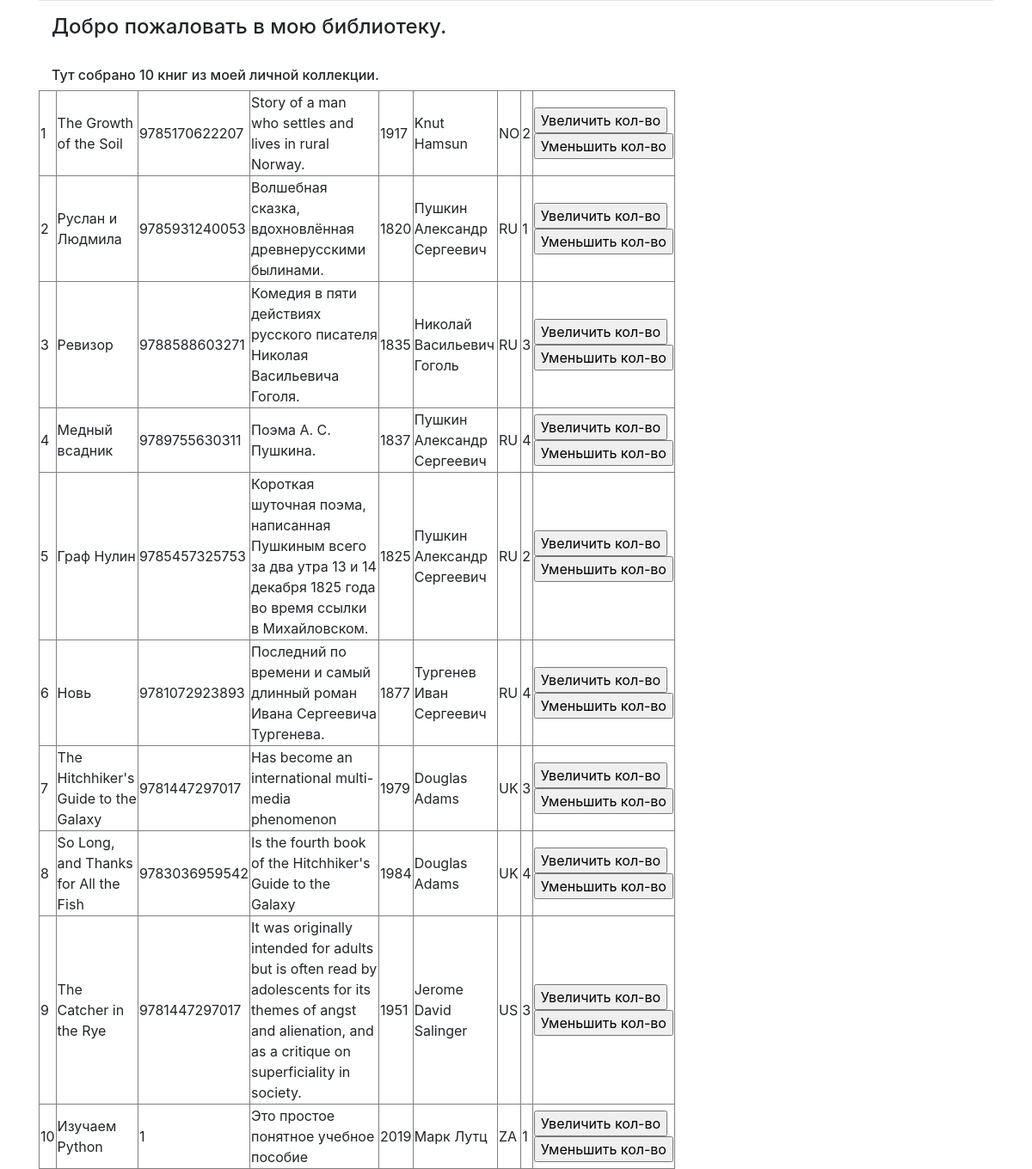
The app's page /index/ with its own data.
### p_library/models.py (models this page shows, shortened)
class Book(models.Model):
    ISBN = models.CharField(max_length=13)
    title = models.TextField()
    description = models.TextField()
    year_release = models.SmallIntegerField()
    author = models.ForeignKey(Author, on_delete=models.CASCADE, related_name="autor_books")
    copy_count = models.SmallIntegerField(default=1)
    price = models.DecimalField( default=0, max_digits=19, decimal_places=2)
    pub = models.ForeignKey(PublishingHouse, on_delete=models.CASCADE, related_name="pub_books", null=True)

class Author(models.Model):
    full_name = models.TextField()
    birth_year = models.SmallIntegerField()
    country = models.CharField(max_length=2)

### p_library/views.py (the view)
# urls.py: path('index/', views.index),
def index(request):
    template = loader.get_template('index.html')
    books = Book.objects.all()
    biblio_data = {"title": "мою библиотеку",
                   "books":books,
                    }
    return HttpResponse(template.render(biblio_data, request))

### p_library/templates/index.html (shortened to what this page needs)
<!DOCTYPE html>
<html lang="en">
<head>
    {% extends 'base.html' %}
{% load crispy_forms_tags %}
{% block content %}
<div class="col-6">
    <h4>Добро пожаловать в {{ title }}.</h4>
    <br>
    <h6>Тут собрано {{ books|length }} книг из моей личной коллекции.</h6>
</div>
<table border="1" class="col-8">
    {% for book in books %}
    <tr>
        <td>{{ book.id }}</td>
        <td>{{ book.title }}</td>
        <td>{{ book.ISBN }}</td>
        <td>{{ book.description }}</td>
        <td>{{ book.year_release }}</td>
        <td>{{ book.author.full_name }}</td>
        <td>{{ book.author.country }}</td>
        <td>{{ book.copy_count }}</td>
        <td>
                <form action="/index/book_increment/" method="post" enctype="multipart/form-data">
                    <input type="submit" value="Увеличить кол-во" />
                </form>
                <form action="/index/book_decrement/" method="post" enctype="multipart/form-data">
                    <input type="submit" value="Уменьшить кол-во" />
                </form>
        </td>
    </tr>
    {% endfor %}
</table>
{% endblock %}

### p_library/templates/base.html (shortened to what this page needs)
<!DOCTYPE html>
<html lang="en">
  <head>
    <link rel="stylesheet" href="https://stackpath.bootstrapcdn.com/bootstrap/4.5.2/css/bootstrap.min.css">
  </head>
  <body>
    <div class="container">
      <div class="row justify-content-center">
        <div class="col-12">
 {% block content %}
 {% endblock %}
        </div>
      </div>
    </div>
  </body>
</html>

### records on screen
Book: id "1", title "The Growth of the Soil", ISBN "9785170622207", description "Story of a man who settles and lives in rural Norway.", year_release "1917", author.full_name "Knut Hamsun", author.country "NO", copy_count "2"
Book: id "2", title "Руслан и Людмила", ISBN "9785931240053", description "Волшебная сказка, вдохновлённая древнерусскими былинами.", year_release "1820", author.full_name "Пушкин Александр Сергеевич", author.country "RU", copy_count "1"
Book: id "3", title "Ревизор", ISBN "9788588603271", description "Комедия в пяти действиях русского писателя Николая Васильевича Гоголя.", year_release "1835", author.full_name "Николай Васильевич Гоголь", author.country "RU", copy_count "3"
Book: id "4", title "Медный всадник", ISBN "9789755630311", description "Поэма А. С. Пушкина.", year_release "1837", author.full_name "Пушкин Александр Сергеевич", author.country "RU", copy_count "4"
Book: id "5", title "Граф Нулин", ISBN "9785457325753", description "Короткая шуточная поэма, написанная Пушкиным всего за два утра 13 и 14 декабря 1825 года во время ссылки в Михайловском.", year_release "1825", author.full_name "Пушкин Александр Сергеевич", author.country "RU", copy_count "2"
Book: id "6", title "Новь", ISBN "9781072923893", description "Последний по времени и самый длинный роман Ивана Сергеевича Тургенева.", year_release "1877", author.full_name "Тургенев Иван Сергеевич", author.country "RU", copy_count "4"
Book: id "7", title "The Hitchhiker's Guide to the Galaxy", ISBN "9781447297017", description "Has become an international multi-media phenomenon", year_release "1979", author.full_name "Douglas Adams", author.country "UK", copy_count "3"
Book: id "8", title "So Long, and Thanks for All the Fish", ISBN "9783036959542", description "Is the fourth book of the Hitchhiker's Guide to the Galaxy", year_release "1984", author.full_name "Douglas Adams", author.country "UK", copy_count "4"
Book: id "9", title "The Catcher in the Rye", ISBN "9781447297017", description "It was originally intended for adults but is often read by adolescents for its themes of angst and alienation, and as a critique on superficiality in society.", year_release "1951", author.full_name "Jerome David Salinger", author.country "US", copy_count "3"
Book: id "10", title "Изучаем Python", ISBN "1", description "Это простое понятное учебное пособие", year_release "2019", author.full_name "Марк Лутц", author.country "ZA", copy_count "1"

### other values on screen
{{ title }} "мою библиотеку"
{{ books|length }} "10"
